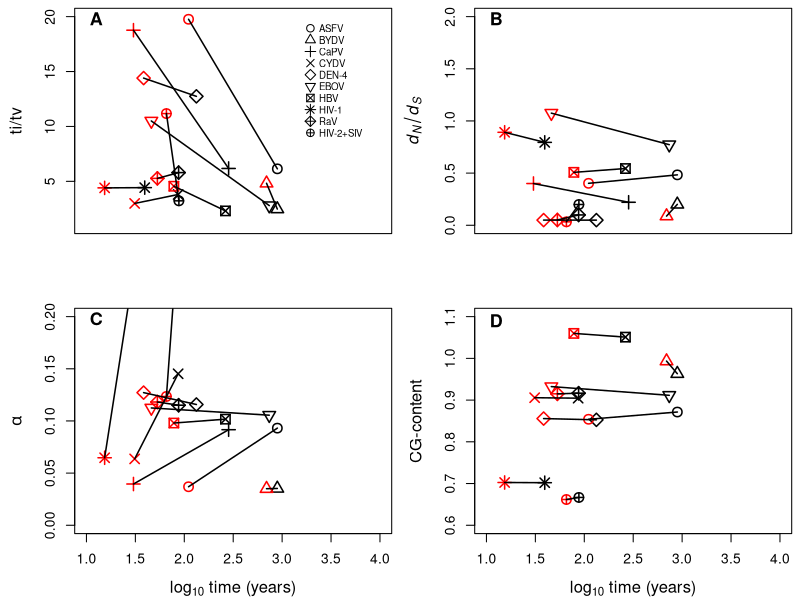

Write the R code that produced this figure.
raw_dat <- read.table('restuls_test.txt', as.is = T)

# Plot titv:

comp_dat <- raw_dat[grep('COMPLETE', raw_dat$V1), c(1, 2, 12, 5, 6, 13, 14, 15, 16)]
comp_dat$V1 <- gsub('COMPLETE', '', comp_dat$V1)
names_data <- gsub('[.]fasta', '', raw_dat$V1[-grep('COMPLETE|boot', raw_dat$V1)])

pruned_dat <- raw_dat[-(grep('boot|COMPLETE', raw_dat$V1)), c(1, 2, 12, 5, 6, 13, 14, 15, 16)]

combine_dat <- merge(x = comp_dat, y = pruned_dat, by.x = 1, by.y = 1)

gccont <- cbind(cg.x = ((combine_dat$V14.x + combine_dat$V15.x) / (combine_dat$V13.x + combine_dat$V16.x)), cg.y = ((combine_dat$V14.y + combine_dat$V15.y) / (combine_dat$V13.y + combine_dat$V16.y)))

combine_dat <- cbind(combine_dat, gccont)

# TITV
pdf('Fig1.pdf', useDingbats = F, paper = 'a4')
par(mfrow = c(2, 2))
par(mar = c(4, 4.5, 0.5, 0.5))
plot(log10(combine_dat$V12.x), combine_dat$V2.x, pch = 1:10, col = 'black', ylim = c(1, 20), xlim = c(1, 4), lwd = 1.5  , ylab = 'ti/tv' , xlab = '', xaxt = 'n', cex.lab = 1.2, cex = 1.5)#, xlab = expression(paste(log[10], ' time (years)')))
points(log10(combine_dat$V12.y), combine_dat$V2.y, pch = 1:10, col = 'red', lwd = 1.5, cex = 1.5)
legend(x = 3.2, y = 20, legend = c('ASFV', 'BYDV', 'CaPV', 'CYDV', 'DEN-4', 'EBOV', 'HBV', 'HIV-1', 'RaV', 'HIV-2+SIV' ), bty = 'n', cex = 0.7, pch = 1:10, pt.cex = 1.2)
text(x = 1.1, y = 19.8, labels = expression(bold('A')), cex = 1.3)

#legend(x = 2.8, y = 20, legend = gsub('[.]fasta', '', combine_dat$V1), bty = 'n', cex = 0.7, pch = 1:10)

for(i in 1:nrow(combine_dat)){
lines(x = c(log10(combine_dat$V12.x[i]), log10(combine_dat$V12.y[i])), y = c(combine_dat$V2.x[i], combine_dat$V2.y[i]), lwd = 1.5)
}

# dnds
plot(log10(combine_dat$V12.x), combine_dat$V5.x, pch = 1:10, col = 'black', ylim = c(0, 2), xlim = c(1, 4), lwd = 1.5, ylab = expression(italic(d[N]/d[S])) , xlab = '', xaxt = 'n', cex.lab = 1.2,cex = 1.5)#, xlab = expression(paste(log[10], ' time (years)')))
points(log10(combine_dat$V12.y), combine_dat$V5.y, pch = 1:10, col = 'red', lwd = 1.5 , cex = 1.5)
text(x = 1.1, y = 1.98, labels = expression(bold('B')), cex = 1.3)

for(i in 1:nrow(combine_dat)){
lines(x = c(log10(combine_dat$V12.x[i]), log10(combine_dat$V12.y[i])), y = c(combine_dat$V5.x[i], combine_dat$V5.y[i]), lwd = 1.5)
}

# alpha
plot(log10(combine_dat$V12.x), combine_dat$V6.x, pch = 1:10, col = 'black', ylim = c(0, 0.2), xlim = c(1, 4), lwd = 1.5, ylab = expression(alpha), xlab = expression(paste(log[10], ' time (years)')) , cex.lab = 1.2, cex = 1.5)
points(log10(combine_dat$V12.y), combine_dat$V6.y, pch = 1:10, col = 'red', lwd = 1.5, cex = 1.5)
text(x = 1.1, y = 0.198, labels = expression(bold('C')), cex = 1.3)

for(i in 1:nrow(combine_dat)){
lines(x = c(log10(combine_dat$V12.x[i]), log10(combine_dat$V12.y[i])), y = c(combine_dat$V6.x[i], combine_dat$V6.y[i]), lwd = 1.5)
}

# GC cont
plot(log10(combine_dat$V12.x), combine_dat$cg.x, pch = 1:10, col = 'black', ylim = c(0.6, 1.1), xlim = c(1, 4), lwd = 1.5, ylab = 'CG-content', xlab = expression(paste(log[10], ' time (years)')), , cex.lab = 1.2, cex = 1.5)
points(log10(combine_dat$V12.y), combine_dat$cg.y, pch = 1:10, col = 'red', lwd = 1.5, cex = 1.5)
text(x = 1.1, y = 1.09, labels = expression(bold('D')), cex = 1.3)


for(i in 1:nrow(combine_dat)){
lines(x = c(log10(combine_dat$V12.x[i]), log10(combine_dat$V12.y[i])), y = c(combine_dat$cg.x[i], combine_dat$cg.y[i]), lwd = 1.5)
}

dev.off()







if(F){
# TITV
par(mfrow = c(2, 1))
plot((combine_dat$V12.x), combine_dat$V2.x, pch = 1:10, col = 'black', ylim = c(1, 25), xlim = c(1, 1000))
points((combine_dat$V12.y), combine_dat$V2.y, pch = 1:10, col = 'red')

for(i in 1:nrow(combine_dat)){
lines(x = c((combine_dat$V12.x[i]), (combine_dat$V12.y[i])), y = c(combine_dat$V2.x[i], combine_dat$V2.y[i]))
}

# dnds
plot((combine_dat$V12.x), combine_dat$V5.x, pch = 1:10, col = 'black', ylim = c(0, 5), xlim = c(1, 1000))
points((combine_dat$V12.y), combine_dat$V5.y, pch = 1:10, col = 'red')

for(i in 1:nrow(combine_dat)){
lines(x = c((combine_dat$V12.x[i]), (combine_dat$V12.y[i])), y = c(combine_dat$V5.x[i], combine_dat$V5.y[i]))
}
}
